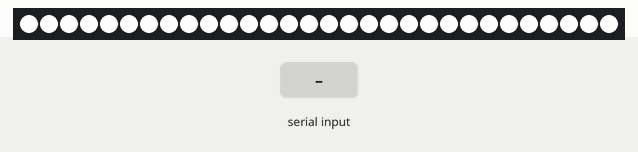
The sketch below on a simulated Arduino Uno, built with avr-gcc and run on an emulated ATmega328P. Parts: 30 RGB LEDs in strip order, left to right. The test bench sets the inputs (shaded band). Dim RGB values are drawn brighter than linear; EEPROM starts erased.

Above: at 1.2 s.
1.3 s: "90,45,200\n" received over Serial
At 2.1 s:
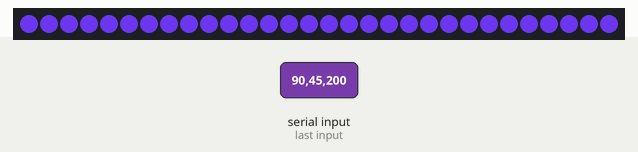
2.9 s: "30,150,10\n" received over Serial
At 3.3 s:
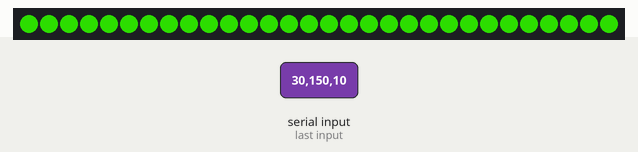
4.5 s: "90,45\n" received over Serial
At 5.4 s:
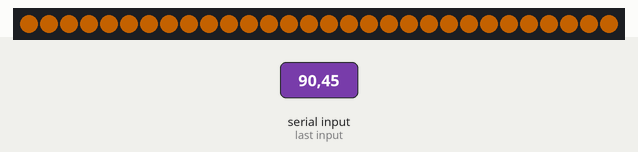
6.1 s: "1\n" received over Serial
At 7.4 s:
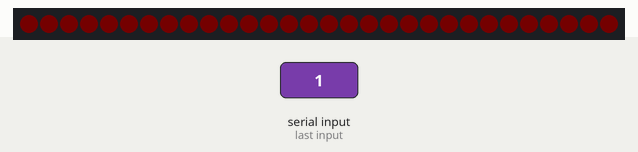
7.7 s: "30,150\n" received over Serial
At 9.0 s:
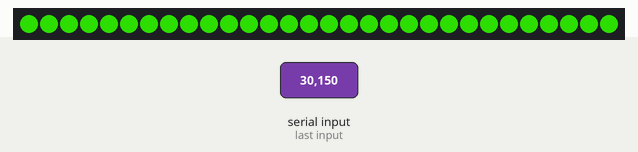
9.3 s: "1,90\n" received over Serial
At 10.2 s:
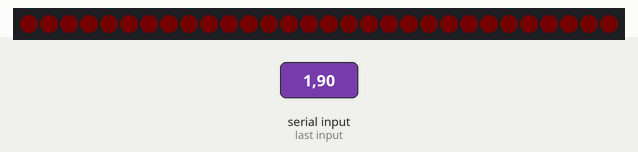
Timing chart, 0 to 11.9 s (numbered marks = the images above; inputs shaded):
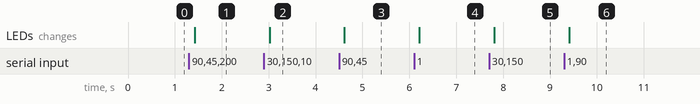

The sketch:

SIBIA_light.ino
```cpp
/*  eeprom_read_byte(0) - Red          (0 - 255)
 *  eeprom_read_byte(1) - Green        (0 - 255)          ---   xxx(R)xxx(G)xxx(B)                  = 9 символов
 *  eeprom_read_byte(2) - Blue         (0 - 255)
 *
 *  eeprom_read_byte(3) - Brightness   (0 - 255)          ---   xxx(3)                              = 3 символа
 */

#include <FastLED.h>
#include <avr/io.h>
#include <avr/EEPROM.h>

#define LED_PIN        7              // Номер пина, куда подключена лента
#define LED_COUNT      30             // Количество пикселей в ленте

CRGB leds[LED_COUNT];

String input = "";
byte data = 0;

void setup()
{
  FastLED.addLeds<WS2811, LED_PIN, GRB>(leds, LED_COUNT).setCorrection( TypicalLEDStrip );
  Serial.begin(9600);
  Serial.setTimeout(100);        // Время ожидания на получение данных из Serial-порта, чем меньше - тем быстрее принимаются данные
  StaticMode();
}

void loop()
{
  if (Serial.available())
  {
   input = Serial.readString();
   data = 1;
  }

  if(data == 1)
  {
    eeprom_update_byte(0, input.substring(0, 3).toInt()); // Здесь мы сохраняем в энергонезависимую память значения цветов, чтобы при последующем
    eeprom_update_byte(1, input.substring(3, 6).toInt()); // включении ардуины, лента "загорелась" теми же цветами, корторые мы выбрали
    eeprom_update_byte(2, input.substring(6, 9).toInt());
    StaticMode();
    data = 0;
  }
}

void StaticMode()  // Метод, который передает данные в ленту и "зажигает светодиоды"
{
  fill_solid( leds, LED_COUNT, CRGB(eeprom_read_byte(0), eeprom_read_byte(1), eeprom_read_byte(2)));
  FastLED.show();
  return;
}
```

Measured:
- after the input at 1.3 s, the LEDs: change after 0.12 s (image 1)
- after the input at 2.9 s, the LEDs: change after 0.12 s (image 2)
- after the input at 4.5 s, the LEDs: change after 0.11 s (image 3)
- after the input at 6.1 s, the LEDs: change after 0.11 s (image 4)
- after the input at 7.7 s, the LEDs: change after 0.12 s (image 5)
- after the input at 9.3 s, the LEDs: change after 0.11 s (image 6)
